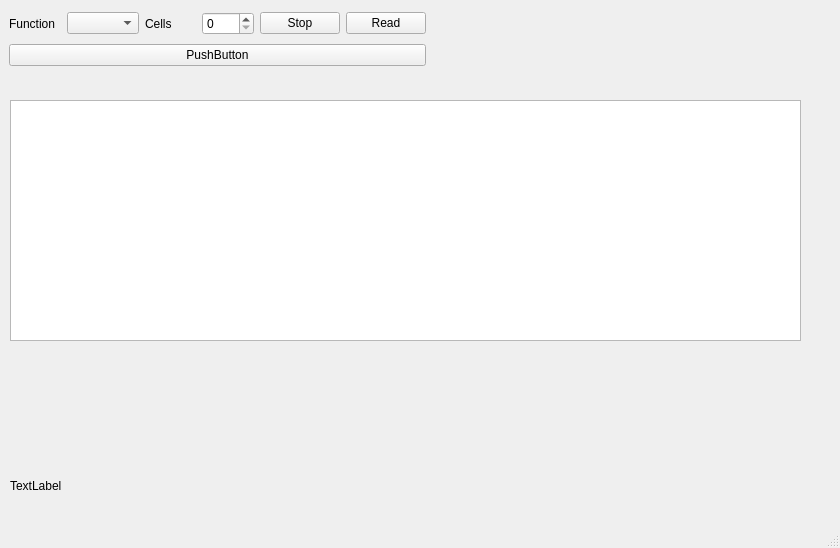
<?xml version="1.0" encoding="UTF-8"?>
<ui version="4.0">
 <class>MainWindow</class>
 <widget class="QMainWindow" name="MainWindow">
  <property name="geometry">
   <rect>
    <x>0</x>
    <y>0</y>
    <width>840</width>
    <height>548</height>
   </rect>
  </property>
  <property name="windowTitle">
   <string>MainWindow</string>
  </property>
  <widget class="QWidget" name="centralwidget">
   <widget class="QWidget" name="">
    <property name="geometry">
     <rect>
      <x>9</x>
      <y>9</y>
      <width>417</width>
      <height>61</height>
     </rect>
    </property>
    <layout class="QVBoxLayout" name="verticalLayout">
     <item>
      <layout class="QHBoxLayout" name="horizontalLayout">
       <item>
        <widget class="QLabel" name="label_2">
         <property name="enabled">
          <bool>true</bool>
         </property>
         <property name="text">
          <string>Function</string>
         </property>
         <property name="alignment">
          <set>Qt::AlignJustify|Qt::AlignVCenter</set>
         </property>
        </widget>
       </item>
       <item>
        <widget class="QComboBox" name="functions_box"/>
       </item>
       <item>
        <widget class="QLabel" name="label">
         <property name="text">
          <string>Cells</string>
         </property>
        </widget>
       </item>
       <item>
        <widget class="QSpinBox" name="number_of_cells"/>
       </item>
       <item>
        <widget class="QPushButton" name="pushButton_2">
         <property name="text">
          <string>Stop</string>
         </property>
        </widget>
       </item>
       <item>
        <widget class="QPushButton" name="pushButton">
         <property name="text">
          <string>Read</string>
         </property>
        </widget>
       </item>
      </layout>
     </item>
     <item>
      <widget class="QPushButton" name="pushButton_3">
       <property name="text">
        <string>PushButton</string>
       </property>
      </widget>
     </item>
    </layout>
   </widget>
   <widget class="QLabel" name="status_bar">
    <property name="geometry">
     <rect>
      <x>10</x>
      <y>470</y>
      <width>791</width>
      <height>31</height>
     </rect>
    </property>
    <property name="text">
     <string>TextLabel</string>
    </property>
   </widget>
   <widget class="QTableWidget" name="cell_table">
    <property name="geometry">
     <rect>
      <x>10</x>
      <y>100</y>
      <width>791</width>
      <height>241</height>
     </rect>
    </property>
   </widget>
  </widget>
  <widget class="QMenuBar" name="menubar">
   <property name="geometry">
    <rect>
     <x>0</x>
     <y>0</y>
     <width>840</width>
     <height>22</height>
    </rect>
   </property>
  </widget>
  <widget class="QStatusBar" name="statusbar"/>
 </widget>
 <resources/>
 <connections/>
</ui>
